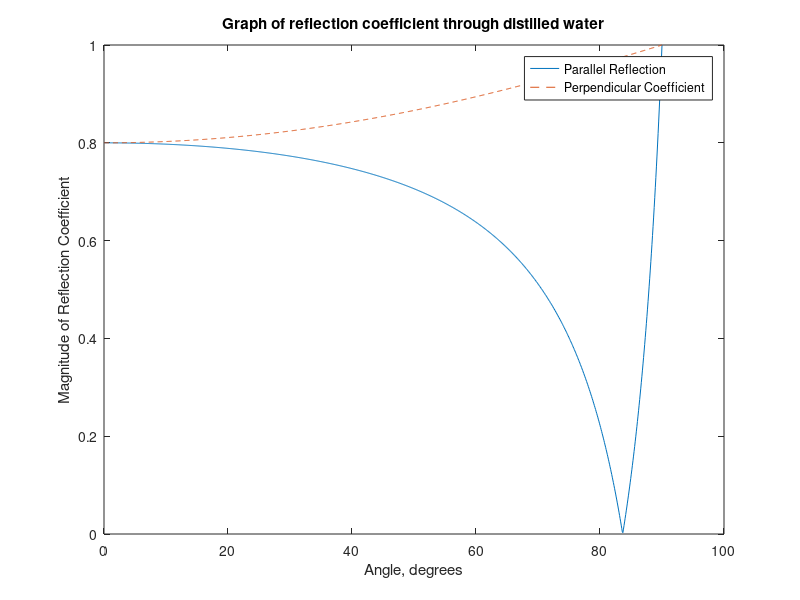

Source code (MATLAB):
%Incidence angle and reflection coefficent from air into water

e0 = 8.854e-12
e2 = e0*81
e1 = e0*1.0006
theta = linspace(0,90,1000)

r_parallel_mag = zeros(1,length(theta));
r_parallel = zeros(1,length(theta));

r_perpendicular_mag = zeros(1,length(theta));
r_perpendicular = zeros(1,length(theta));

for k=1:length(theta)
r_parallel = ((-e2/e1)*cosd(theta(k)) + sqrt((e2/e1) - sind(theta(k))^2)) / ((e2/e1)*cosd(theta(k))+sqrt((e2/e1) - sind(theta(k))^2))
r_parallel_mag(1,k) = abs(r_parallel);

r_perpendicular = (cosd(theta(k)) - sqrt((e2/e1) - sind(theta(k))^2)) / (cosd(theta(k))+sqrt((e2/e1) - sind(theta(k))^2))
r_perpendicular_mag(1,k) = abs(r_perpendicular);
end

plot(theta,r_parallel_mag)
hold on
plot(theta, r_perpendicular_mag, "--")
title("Graph of reflection coefficient through distilled water")
xlabel("Angle, degrees")
ylabel("Magnitude of Reflection Coefficient")
legend("Parallel Reflection","Perpendicular Coefficient")
hold off